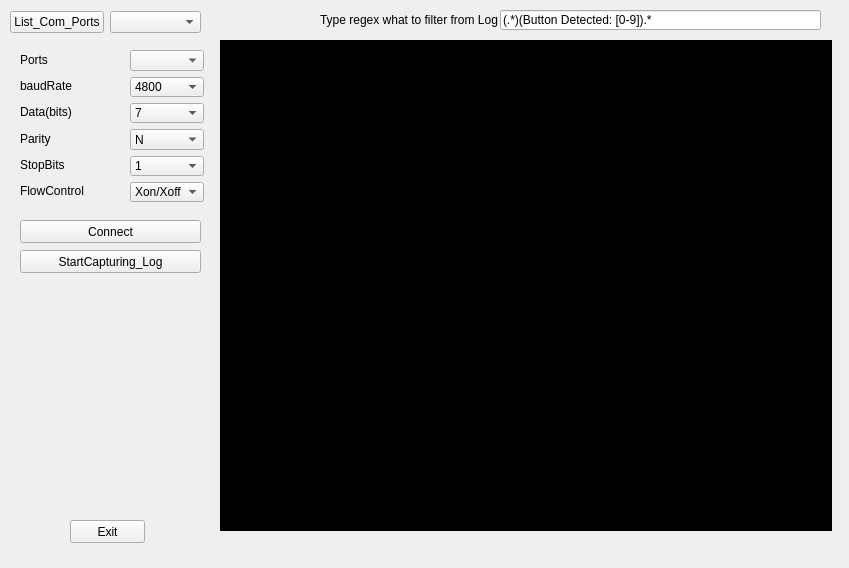
<?xml version="1.0" encoding="UTF-8"?>
<ui version="4.0">
 <class>Form</class>
 <widget class="QWidget" name="Form">
  <property name="geometry">
   <rect>
    <x>0</x>
    <y>0</y>
    <width>849</width>
    <height>568</height>
   </rect>
  </property>
  <property name="windowTitle">
   <string>Form</string>
  </property>
  <widget class="QPushButton" name="pushButton_2">
   <property name="geometry">
    <rect>
     <x>20</x>
     <y>220</y>
     <width>181</width>
     <height>23</height>
    </rect>
   </property>
   <property name="text">
    <string>Connect</string>
   </property>
  </widget>
  <widget class="QPushButton" name="pushButton_3">
   <property name="geometry">
    <rect>
     <x>70</x>
     <y>520</y>
     <width>75</width>
     <height>23</height>
    </rect>
   </property>
   <property name="text">
    <string>Exit</string>
   </property>
  </widget>
  <widget class="QWidget" name="layoutWidget">
   <property name="geometry">
    <rect>
     <x>10</x>
     <y>10</y>
     <width>191</width>
     <height>25</height>
    </rect>
   </property>
   <layout class="QHBoxLayout" name="horizontalLayout">
    <item>
     <widget class="QPushButton" name="pushButton">
      <property name="text">
       <string>List_Com_Ports</string>
      </property>
     </widget>
    </item>
    <item>
     <widget class="QComboBox" name="comboBox"/>
    </item>
   </layout>
  </widget>
  <widget class="QWidget" name="layoutWidget">
   <property name="geometry">
    <rect>
     <x>20</x>
     <y>50</y>
     <width>71</width>
     <height>151</height>
    </rect>
   </property>
   <layout class="QVBoxLayout" name="verticalLayout">
    <item>
     <widget class="QLabel" name="label">
      <property name="text">
       <string>Ports</string>
      </property>
     </widget>
    </item>
    <item>
     <widget class="QLabel" name="label_2">
      <property name="text">
       <string>baudRate</string>
      </property>
     </widget>
    </item>
    <item>
     <widget class="QLabel" name="label_3">
      <property name="text">
       <string>Data(bits)</string>
      </property>
     </widget>
    </item>
    <item>
     <widget class="QLabel" name="label_4">
      <property name="text">
       <string>Parity</string>
      </property>
     </widget>
    </item>
    <item>
     <widget class="QLabel" name="label_5">
      <property name="text">
       <string>StopBits</string>
      </property>
     </widget>
    </item>
    <item>
     <widget class="QLabel" name="label_6">
      <property name="text">
       <string>FlowControl</string>
      </property>
     </widget>
    </item>
   </layout>
  </widget>
  <widget class="QWidget" name="layoutWidget">
   <property name="geometry">
    <rect>
     <x>130</x>
     <y>50</y>
     <width>74</width>
     <height>152</height>
    </rect>
   </property>
   <layout class="QVBoxLayout" name="verticalLayout_2">
    <item>
     <widget class="QComboBox" name="comboBox_2"/>
    </item>
    <item>
     <widget class="QComboBox" name="comboBox_3">
      <item>
       <property name="text">
        <string>4800</string>
       </property>
      </item>
      <item>
       <property name="text">
        <string>9600</string>
       </property>
      </item>
      <item>
       <property name="text">
        <string>400000</string>
       </property>
      </item>
      <item>
       <property name="text">
        <string>921600</string>
       </property>
      </item>
     </widget>
    </item>
    <item>
     <widget class="QComboBox" name="comboBox_4">
      <item>
       <property name="text">
        <string>7</string>
       </property>
      </item>
      <item>
       <property name="text">
        <string>8</string>
       </property>
      </item>
     </widget>
    </item>
    <item>
     <widget class="QComboBox" name="comboBox_5">
      <item>
       <property name="text">
        <string>N</string>
       </property>
      </item>
      <item>
       <property name="text">
        <string>O</string>
       </property>
      </item>
      <item>
       <property name="text">
        <string>E</string>
       </property>
      </item>
     </widget>
    </item>
    <item>
     <widget class="QComboBox" name="comboBox_6">
      <item>
       <property name="text">
        <string>1</string>
       </property>
      </item>
      <item>
       <property name="text">
        <string>2</string>
       </property>
      </item>
     </widget>
    </item>
    <item>
     <widget class="QComboBox" name="comboBox_7">
      <item>
       <property name="text">
        <string>Xon/Xoff</string>
       </property>
      </item>
      <item>
       <property name="text">
        <string>hardware</string>
       </property>
      </item>
      <item>
       <property name="text">
        <string>none</string>
       </property>
      </item>
     </widget>
    </item>
   </layout>
  </widget>
  <widget class="QPushButton" name="pushButton_4">
   <property name="geometry">
    <rect>
     <x>20</x>
     <y>250</y>
     <width>181</width>
     <height>23</height>
    </rect>
   </property>
   <property name="text">
    <string>StartCapturing_Log</string>
   </property>
  </widget>
  <widget class="QTextEdit" name="textEdit">
   <property name="geometry">
    <rect>
     <x>220</x>
     <y>40</y>
     <width>381</width>
     <height>491</height>
    </rect>
   </property>
   <property name="palette">
    <palette>
     <active>
      <colorrole role="WindowText">
       <brush brushstyle="SolidPattern">
        <color alpha="255">
         <red>255</red>
         <green>255</green>
         <blue>255</blue>
        </color>
       </brush>
      </colorrole>
      <colorrole role="Button">
       <brush brushstyle="SolidPattern">
        <color alpha="255">
         <red>0</red>
         <green>0</green>
         <blue>0</blue>
        </color>
       </brush>
      </colorrole>
      <colorrole role="Light">
       <brush brushstyle="SolidPattern">
        <color alpha="255">
         <red>0</red>
         <green>0</green>
         <blue>0</blue>
        </color>
       </brush>
      </colorrole>
      <colorrole role="Midlight">
       <brush brushstyle="SolidPattern">
        <color alpha="255">
         <red>0</red>
         <green>0</green>
         <blue>0</blue>
        </color>
       </brush>
      </colorrole>
      <colorrole role="Dark">
       <brush brushstyle="SolidPattern">
        <color alpha="255">
         <red>0</red>
         <green>0</green>
         <blue>0</blue>
        </color>
       </brush>
      </colorrole>
      <colorrole role="Mid">
       <brush brushstyle="SolidPattern">
        <color alpha="255">
         <red>0</red>
         <green>0</green>
         <blue>0</blue>
        </color>
       </brush>
      </colorrole>
      <colorrole role="Text">
       <brush brushstyle="SolidPattern">
        <color alpha="255">
         <red>255</red>
         <green>255</green>
         <blue>255</blue>
        </color>
       </brush>
      </colorrole>
      <colorrole role="BrightText">
       <brush brushstyle="SolidPattern">
        <color alpha="255">
         <red>255</red>
         <green>255</green>
         <blue>255</blue>
        </color>
       </brush>
      </colorrole>
      <colorrole role="ButtonText">
       <brush brushstyle="SolidPattern">
        <color alpha="255">
         <red>255</red>
         <green>255</green>
         <blue>255</blue>
        </color>
       </brush>
      </colorrole>
      <colorrole role="Base">
       <brush brushstyle="SolidPattern">
        <color alpha="255">
         <red>0</red>
         <green>0</green>
         <blue>0</blue>
        </color>
       </brush>
      </colorrole>
      <colorrole role="Window">
       <brush brushstyle="SolidPattern">
        <color alpha="255">
         <red>0</red>
         <green>0</green>
         <blue>0</blue>
        </color>
       </brush>
      </colorrole>
      <colorrole role="Shadow">
       <brush brushstyle="SolidPattern">
        <color alpha="255">
         <red>0</red>
         <green>0</green>
         <blue>0</blue>
        </color>
       </brush>
      </colorrole>
      <colorrole role="AlternateBase">
       <brush brushstyle="SolidPattern">
        <color alpha="255">
         <red>0</red>
         <green>0</green>
         <blue>0</blue>
        </color>
       </brush>
      </colorrole>
      <colorrole role="ToolTipBase">
       <brush brushstyle="SolidPattern">
        <color alpha="255">
         <red>255</red>
         <green>255</green>
         <blue>220</blue>
        </color>
       </brush>
      </colorrole>
      <colorrole role="ToolTipText">
       <brush brushstyle="SolidPattern">
        <color alpha="255">
         <red>0</red>
         <green>0</green>
         <blue>0</blue>
        </color>
       </brush>
      </colorrole>
     </active>
     <inactive>
      <colorrole role="WindowText">
       <brush brushstyle="SolidPattern">
        <color alpha="255">
         <red>255</red>
         <green>255</green>
         <blue>255</blue>
        </color>
       </brush>
      </colorrole>
      <colorrole role="Button">
       <brush brushstyle="SolidPattern">
        <color alpha="255">
         <red>0</red>
         <green>0</green>
         <blue>0</blue>
        </color>
       </brush>
      </colorrole>
      <colorrole role="Light">
       <brush brushstyle="SolidPattern">
        <color alpha="255">
         <red>0</red>
         <green>0</green>
         <blue>0</blue>
        </color>
       </brush>
      </colorrole>
      <colorrole role="Midlight">
       <brush brushstyle="SolidPattern">
        <color alpha="255">
         <red>0</red>
         <green>0</green>
         <blue>0</blue>
        </color>
       </brush>
      </colorrole>
      <colorrole role="Dark">
       <brush brushstyle="SolidPattern">
        <color alpha="255">
         <red>0</red>
         <green>0</green>
         <blue>0</blue>
        </color>
       </brush>
      </colorrole>
      <colorrole role="Mid">
       <brush brushstyle="SolidPattern">
        <color alpha="255">
         <red>0</red>
         <green>0</green>
         <blue>0</blue>
        </color>
       </brush>
      </colorrole>
      <colorrole role="Text">
       <brush brushstyle="SolidPattern">
        <color alpha="255">
         <red>255</red>
         <green>255</green>
         <blue>255</blue>
        </color>
       </brush>
      </colorrole>
      <colorrole role="BrightText">
       <brush brushstyle="SolidPattern">
        <color alpha="255">
         <red>255</red>
         <green>255</green>
         <blue>255</blue>
        </color>
       </brush>
      </colorrole>
      <colorrole role="ButtonText">
       <brush brushstyle="SolidPattern">
        <color alpha="255">
         <red>255</red>
         <green>255</green>
         <blue>255</blue>
        </color>
       </brush>
      </colorrole>
      <colorrole role="Base">
       <brush brushstyle="SolidPattern">
        <color alpha="255">
         <red>0</red>
         <green>0</green>
         <blue>0</blue>
        </color>
       </brush>
      </colorrole>
      <colorrole role="Window">
       <brush brushstyle="SolidPattern">
        <color alpha="255">
         <red>0</red>
         <green>0</green>
         <blue>0</blue>
        </color>
       </brush>
      </colorrole>
      <colorrole role="Shadow">
       <brush brushstyle="SolidPattern">
        <color alpha="255">
         <red>0</red>
         <green>0</green>
         <blue>0</blue>
        </color>
       </brush>
      </colorrole>
      <colorrole role="AlternateBase">
       <brush brushstyle="SolidPattern">
        <color alpha="255">
         <red>0</red>
         <green>0</green>
         <blue>0</blue>
        </color>
       </brush>
      </colorrole>
      <colorrole role="ToolTipBase">
       <brush brushstyle="SolidPattern">
        <color alpha="255">
         <red>255</red>
         <green>255</green>
         <blue>220</blue>
        </color>
       </brush>
      </colorrole>
      <colorrole role="ToolTipText">
       <brush brushstyle="SolidPattern">
        <color alpha="255">
         <red>0</red>
         <green>0</green>
         <blue>0</blue>
        </color>
       </brush>
      </colorrole>
     </inactive>
     <disabled>
      <colorrole role="WindowText">
       <brush brushstyle="SolidPattern">
        <color alpha="255">
         <red>0</red>
         <green>0</green>
         <blue>0</blue>
        </color>
       </brush>
      </colorrole>
      <colorrole role="Button">
       <brush brushstyle="SolidPattern">
        <color alpha="255">
         <red>0</red>
         <green>0</green>
         <blue>0</blue>
        </color>
       </brush>
      </colorrole>
      <colorrole role="Light">
       <brush brushstyle="SolidPattern">
        <color alpha="255">
         <red>0</red>
         <green>0</green>
         <blue>0</blue>
        </color>
       </brush>
      </colorrole>
      <colorrole role="Midlight">
       <brush brushstyle="SolidPattern">
        <color alpha="255">
         <red>0</red>
         <green>0</green>
         <blue>0</blue>
        </color>
       </brush>
      </colorrole>
      <colorrole role="Dark">
       <brush brushstyle="SolidPattern">
        <color alpha="255">
         <red>0</red>
         <green>0</green>
         <blue>0</blue>
        </color>
       </brush>
      </colorrole>
      <colorrole role="Mid">
       <brush brushstyle="SolidPattern">
        <color alpha="255">
         <red>0</red>
         <green>0</green>
         <blue>0</blue>
        </color>
       </brush>
      </colorrole>
      <colorrole role="Text">
       <brush brushstyle="SolidPattern">
        <color alpha="255">
         <red>0</red>
         <green>0</green>
         <blue>0</blue>
        </color>
       </brush>
      </colorrole>
      <colorrole role="BrightText">
       <brush brushstyle="SolidPattern">
        <color alpha="255">
         <red>255</red>
         <green>255</green>
         <blue>255</blue>
        </color>
       </brush>
      </colorrole>
      <colorrole role="ButtonText">
       <brush brushstyle="SolidPattern">
        <color alpha="255">
         <red>0</red>
         <green>0</green>
         <blue>0</blue>
        </color>
       </brush>
      </colorrole>
      <colorrole role="Base">
       <brush brushstyle="SolidPattern">
        <color alpha="255">
         <red>0</red>
         <green>0</green>
         <blue>0</blue>
        </color>
       </brush>
      </colorrole>
      <colorrole role="Window">
       <brush brushstyle="SolidPattern">
        <color alpha="255">
         <red>0</red>
         <green>0</green>
         <blue>0</blue>
        </color>
       </brush>
      </colorrole>
      <colorrole role="Shadow">
       <brush brushstyle="SolidPattern">
        <color alpha="255">
         <red>0</red>
         <green>0</green>
         <blue>0</blue>
        </color>
       </brush>
      </colorrole>
      <colorrole role="AlternateBase">
       <brush brushstyle="SolidPattern">
        <color alpha="255">
         <red>0</red>
         <green>0</green>
         <blue>0</blue>
        </color>
       </brush>
      </colorrole>
      <colorrole role="ToolTipBase">
       <brush brushstyle="SolidPattern">
        <color alpha="255">
         <red>255</red>
         <green>255</green>
         <blue>220</blue>
        </color>
       </brush>
      </colorrole>
      <colorrole role="ToolTipText">
       <brush brushstyle="SolidPattern">
        <color alpha="255">
         <red>0</red>
         <green>0</green>
         <blue>0</blue>
        </color>
       </brush>
      </colorrole>
     </disabled>
    </palette>
   </property>
   <property name="font">
    <font>
     <family>Verdana</family>
     <pointsize>7</pointsize>
     <weight>50</weight>
     <bold>false</bold>
    </font>
   </property>
   <property name="cursor" stdset="0">
    <cursorShape>ArrowCursor</cursorShape>
   </property>
   <property name="autoFillBackground">
    <bool>false</bool>
   </property>
   <property name="frameShadow">
    <enum>QFrame::Sunken</enum>
   </property>
   <property name="lineWidth">
    <number>1</number>
   </property>
   <property name="documentTitle">
    <string/>
   </property>
   <property name="lineWrapMode">
    <enum>QTextEdit::NoWrap</enum>
   </property>
   <property name="html">
    <string>&lt;!DOCTYPE HTML PUBLIC &quot;-//W3C//DTD HTML 4.0//EN&quot; &quot;http://www.w3.org/TR/REC-html40/strict.dtd&quot;&gt;
&lt;html&gt;&lt;head&gt;&lt;meta name=&quot;qrichtext&quot; content=&quot;1&quot; /&gt;&lt;style type=&quot;text/css&quot;&gt;
p, li { white-space: pre-wrap; }
&lt;/style&gt;&lt;/head&gt;&lt;body style=&quot; font-family:'Verdana'; font-size:7pt; font-weight:400; font-style:normal;&quot;&gt;
&lt;p style=&quot;-qt-paragraph-type:empty; margin-top:0px; margin-bottom:0px; margin-left:0px; margin-right:0px; -qt-block-indent:0; text-indent:0px; font-family:'MS Shell Dlg 2'; font-size:8pt;&quot;&gt;&lt;br /&gt;&lt;/p&gt;&lt;/body&gt;&lt;/html&gt;</string>
   </property>
   <property name="acceptRichText">
    <bool>false</bool>
   </property>
   <property name="cursorWidth">
    <number>1</number>
   </property>
  </widget>
  <widget class="QTextEdit" name="textEdit_2">
   <property name="geometry">
    <rect>
     <x>601</x>
     <y>40</y>
     <width>231</width>
     <height>491</height>
    </rect>
   </property>
   <property name="palette">
    <palette>
     <active>
      <colorrole role="WindowText">
       <brush brushstyle="SolidPattern">
        <color alpha="255">
         <red>255</red>
         <green>255</green>
         <blue>255</blue>
        </color>
       </brush>
      </colorrole>
      <colorrole role="Button">
       <brush brushstyle="SolidPattern">
        <color alpha="255">
         <red>0</red>
         <green>0</green>
         <blue>0</blue>
        </color>
       </brush>
      </colorrole>
      <colorrole role="Light">
       <brush brushstyle="SolidPattern">
        <color alpha="255">
         <red>0</red>
         <green>0</green>
         <blue>0</blue>
        </color>
       </brush>
      </colorrole>
      <colorrole role="Midlight">
       <brush brushstyle="SolidPattern">
        <color alpha="255">
         <red>0</red>
         <green>0</green>
         <blue>0</blue>
        </color>
       </brush>
      </colorrole>
      <colorrole role="Dark">
       <brush brushstyle="SolidPattern">
        <color alpha="255">
         <red>0</red>
         <green>0</green>
         <blue>0</blue>
        </color>
       </brush>
      </colorrole>
      <colorrole role="Mid">
       <brush brushstyle="SolidPattern">
        <color alpha="255">
         <red>0</red>
         <green>0</green>
         <blue>0</blue>
        </color>
       </brush>
      </colorrole>
      <colorrole role="Text">
       <brush brushstyle="SolidPattern">
        <color alpha="255">
         <red>255</red>
         <green>255</green>
         <blue>255</blue>
        </color>
       </brush>
      </colorrole>
      <colorrole role="BrightText">
       <brush brushstyle="SolidPattern">
        <color alpha="255">
         <red>255</red>
         <green>255</green>
         <blue>255</blue>
        </color>
       </brush>
      </colorrole>
      <colorrole role="ButtonText">
       <brush brushstyle="SolidPattern">
        <color alpha="255">
         <red>255</red>
         <green>255</green>
         <blue>255</blue>
        </color>
       </brush>
      </colorrole>
      <colorrole role="Base">
       <brush brushstyle="SolidPattern">
        <color alpha="255">
         <red>0</red>
         <green>0</green>
         <blue>0</blue>
        </color>
       </brush>
      </colorrole>
      <colorrole role="Window">
       <brush brushstyle="SolidPattern">
        <color alpha="255">
         <red>0</red>
         <green>0</green>
         <blue>0</blue>
        </color>
       </brush>
      </colorrole>
      <colorrole role="Shadow">
       <brush brushstyle="SolidPattern">
        <color alpha="255">
         <red>0</red>
         <green>0</green>
         <blue>0</blue>
        </color>
       </brush>
      </colorrole>
      <colorrole role="AlternateBase">
       <brush brushstyle="SolidPattern">
        <color alpha="255">
         <red>0</red>
         <green>0</green>
         <blue>0</blue>
        </color>
       </brush>
      </colorrole>
      <colorrole role="ToolTipBase">
       <brush brushstyle="SolidPattern">
        <color alpha="255">
         <red>255</red>
         <green>255</green>
         <blue>220</blue>
        </color>
       </brush>
      </colorrole>
      <colorrole role="ToolTipText">
       <brush brushstyle="SolidPattern">
        <color alpha="255">
         <red>0</red>
         <green>0</green>
         <blue>0</blue>
        </color>
       </brush>
      </colorrole>
     </active>
     <inactive>
      <colorrole role="WindowText">
       <brush brushstyle="SolidPattern">
        <color alpha="255">
         <red>255</red>
         <green>255</green>
         <blue>255</blue>
        </color>
       </brush>
      </colorrole>
      <colorrole role="Button">
       <brush brushstyle="SolidPattern">
        <color alpha="255">
         <red>0</red>
         <green>0</green>
         <blue>0</blue>
        </color>
       </brush>
      </colorrole>
      <colorrole role="Light">
       <brush brushstyle="SolidPattern">
        <color alpha="255">
         <red>0</red>
         <green>0</green>
         <blue>0</blue>
        </color>
       </brush>
      </colorrole>
      <colorrole role="Midlight">
       <brush brushstyle="SolidPattern">
        <color alpha="255">
         <red>0</red>
         <green>0</green>
         <blue>0</blue>
        </color>
       </brush>
      </colorrole>
      <colorrole role="Dark">
       <brush brushstyle="SolidPattern">
        <color alpha="255">
         <red>0</red>
         <green>0</green>
         <blue>0</blue>
        </color>
       </brush>
      </colorrole>
      <colorrole role="Mid">
       <brush brushstyle="SolidPattern">
        <color alpha="255">
         <red>0</red>
         <green>0</green>
         <blue>0</blue>
        </color>
       </brush>
      </colorrole>
      <colorrole role="Text">
       <brush brushstyle="SolidPattern">
        <color alpha="255">
         <red>255</red>
         <green>255</green>
         <blue>255</blue>
        </color>
       </brush>
      </colorrole>
      <colorrole role="BrightText">
       <brush brushstyle="SolidPattern">
        <color alpha="255">
         <red>255</red>
         <green>255</green>
         <blue>255</blue>
        </color>
       </brush>
      </colorrole>
      <colorrole role="ButtonText">
       <brush brushstyle="SolidPattern">
        <color alpha="255">
         <red>255</red>
         <green>255</green>
         <blue>255</blue>
        </color>
       </brush>
      </colorrole>
      <colorrole role="Base">
       <brush brushstyle="SolidPattern">
        <color alpha="255">
         <red>0</red>
         <green>0</green>
         <blue>0</blue>
        </color>
       </brush>
      </colorrole>
      <colorrole role="Window">
       <brush brushstyle="SolidPattern">
        <color alpha="255">
         <red>0</red>
         <green>0</green>
         <blue>0</blue>
        </color>
       </brush>
      </colorrole>
      <colorrole role="Shadow">
       <brush brushstyle="SolidPattern">
        <color alpha="255">
         <red>0</red>
         <green>0</green>
         <blue>0</blue>
        </color>
       </brush>
      </colorrole>
      <colorrole role="AlternateBase">
       <brush brushstyle="SolidPattern">
        <color alpha="255">
         <red>0</red>
         <green>0</green>
         <blue>0</blue>
        </color>
       </brush>
      </colorrole>
      <colorrole role="ToolTipBase">
       <brush brushstyle="SolidPattern">
        <color alpha="255">
         <red>255</red>
         <green>255</green>
         <blue>220</blue>
        </color>
       </brush>
      </colorrole>
      <colorrole role="ToolTipText">
       <brush brushstyle="SolidPattern">
        <color alpha="255">
         <red>0</red>
         <green>0</green>
         <blue>0</blue>
        </color>
       </brush>
      </colorrole>
     </inactive>
     <disabled>
      <colorrole role="WindowText">
       <brush brushstyle="SolidPattern">
        <color alpha="255">
         <red>0</red>
         <green>0</green>
         <blue>0</blue>
        </color>
       </brush>
      </colorrole>
      <colorrole role="Button">
       <brush brushstyle="SolidPattern">
        <color alpha="255">
         <red>0</red>
         <green>0</green>
         <blue>0</blue>
        </color>
       </brush>
      </colorrole>
      <colorrole role="Light">
       <brush brushstyle="SolidPattern">
        <color alpha="255">
         <red>0</red>
         <green>0</green>
         <blue>0</blue>
        </color>
       </brush>
      </colorrole>
      <colorrole role="Midlight">
       <brush brushstyle="SolidPattern">
        <color alpha="255">
         <red>0</red>
         <green>0</green>
         <blue>0</blue>
        </color>
       </brush>
      </colorrole>
      <colorrole role="Dark">
       <brush brushstyle="SolidPattern">
        <color alpha="255">
         <red>0</red>
         <green>0</green>
         <blue>0</blue>
        </color>
       </brush>
      </colorrole>
      <colorrole role="Mid">
       <brush brushstyle="SolidPattern">
        <color alpha="255">
         <red>0</red>
         <green>0</green>
         <blue>0</blue>
        </color>
       </brush>
      </colorrole>
      <colorrole role="Text">
       <brush brushstyle="SolidPattern">
        <color alpha="255">
         <red>0</red>
         <green>0</green>
         <blue>0</blue>
        </color>
       </brush>
      </colorrole>
      <colorrole role="BrightText">
       <brush brushstyle="SolidPattern">
        <color alpha="255">
         <red>255</red>
         <green>255</green>
         <blue>255</blue>
        </color>
       </brush>
      </colorrole>
      <colorrole role="ButtonText">
       <brush brushstyle="SolidPattern">
        <color alpha="255">
         <red>0</red>
         <green>0</green>
         <blue>0</blue>
        </color>
       </brush>
      </colorrole>
      <colorrole role="Base">
       <brush brushstyle="SolidPattern">
        <color alpha="255">
         <red>0</red>
         <green>0</green>
         <blue>0</blue>
        </color>
       </brush>
      </colorrole>
      <colorrole role="Window">
       <brush brushstyle="SolidPattern">
        <color alpha="255">
         <red>0</red>
         <green>0</green>
         <blue>0</blue>
        </color>
       </brush>
      </colorrole>
      <colorrole role="Shadow">
       <brush brushstyle="SolidPattern">
        <color alpha="255">
         <red>0</red>
         <green>0</green>
         <blue>0</blue>
        </color>
       </brush>
      </colorrole>
      <colorrole role="AlternateBase">
       <brush brushstyle="SolidPattern">
        <color alpha="255">
         <red>0</red>
         <green>0</green>
         <blue>0</blue>
        </color>
       </brush>
      </colorrole>
      <colorrole role="ToolTipBase">
       <brush brushstyle="SolidPattern">
        <color alpha="255">
         <red>255</red>
         <green>255</green>
         <blue>220</blue>
        </color>
       </brush>
      </colorrole>
      <colorrole role="ToolTipText">
       <brush brushstyle="SolidPattern">
        <color alpha="255">
         <red>0</red>
         <green>0</green>
         <blue>0</blue>
        </color>
       </brush>
      </colorrole>
     </disabled>
    </palette>
   </property>
   <property name="font">
    <font>
     <family>Verdana</family>
     <pointsize>7</pointsize>
     <weight>50</weight>
     <bold>false</bold>
    </font>
   </property>
   <property name="cursor" stdset="0">
    <cursorShape>ArrowCursor</cursorShape>
   </property>
   <property name="autoFillBackground">
    <bool>false</bool>
   </property>
   <property name="frameShadow">
    <enum>QFrame::Sunken</enum>
   </property>
   <property name="lineWidth">
    <number>1</number>
   </property>
   <property name="documentTitle">
    <string/>
   </property>
   <property name="lineWrapMode">
    <enum>QTextEdit::NoWrap</enum>
   </property>
   <property name="html">
    <string>&lt;!DOCTYPE HTML PUBLIC &quot;-//W3C//DTD HTML 4.0//EN&quot; &quot;http://www.w3.org/TR/REC-html40/strict.dtd&quot;&gt;
&lt;html&gt;&lt;head&gt;&lt;meta name=&quot;qrichtext&quot; content=&quot;1&quot; /&gt;&lt;style type=&quot;text/css&quot;&gt;
p, li { white-space: pre-wrap; }
&lt;/style&gt;&lt;/head&gt;&lt;body style=&quot; font-family:'Verdana'; font-size:7pt; font-weight:400; font-style:normal;&quot;&gt;
&lt;p style=&quot;-qt-paragraph-type:empty; margin-top:0px; margin-bottom:0px; margin-left:0px; margin-right:0px; -qt-block-indent:0; text-indent:0px; font-family:'MS Shell Dlg 2'; font-size:8pt;&quot;&gt;&lt;br /&gt;&lt;/p&gt;&lt;/body&gt;&lt;/html&gt;</string>
   </property>
   <property name="acceptRichText">
    <bool>false</bool>
   </property>
   <property name="cursorWidth">
    <number>1</number>
   </property>
  </widget>
  <widget class="QLabel" name="label_7">
   <property name="geometry">
    <rect>
     <x>320</x>
     <y>10</y>
     <width>181</width>
     <height>20</height>
    </rect>
   </property>
   <property name="text">
    <string>Type regex what to filter from Log</string>
   </property>
  </widget>
  <widget class="QLineEdit" name="lineEdit">
   <property name="geometry">
    <rect>
     <x>500</x>
     <y>10</y>
     <width>321</width>
     <height>20</height>
    </rect>
   </property>
   <property name="whatsThis">
    <string/>
   </property>
   <property name="text">
    <string>(.*)(Button Detected: [0-9]).*</string>
   </property>
  </widget>
 </widget>
 <resources/>
 <connections/>
</ui>
